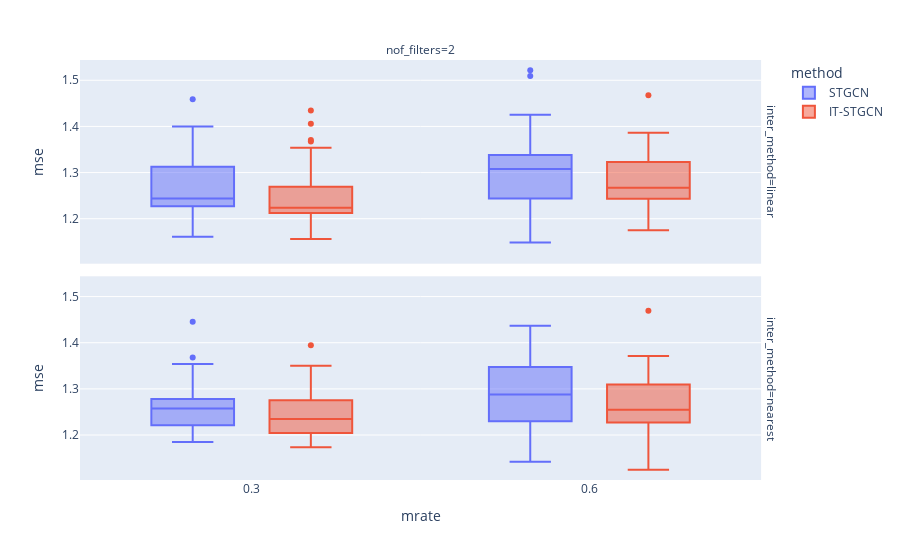

Notebook code cell kept with this figure:
### Markdown cell above
## random

### Code cell
data.query("method!='GNAR' and mtype =='rand' and lags!=2").plot.box(backend='plotly',x='mrate',color='method',y='mse',facet_col='nof_filters',facet_row='inter_method',height=800)

### Figure 1 — Plotly figure (JSON) as saved in the notebook; plotly's stock layout.template omitted (floating-point values rounded to 4 significant figures)
{"data": [{"alignmentgroup": "True", "hovertemplate": "method=STGCN<br>inter_method=linear<br>nof_filters=2<br>mrate=%{x}<br>mse=%{y}<extra></extra>", "legendgroup": "STGCN", "marker": {"color": "#636efa"}, "name": "STGCN", "notched": false, "offsetgroup": "STGCN", "orientation": "v", "showlegend": true, "type": "box", "x": [0.3, 0.6, 0.3, 0.6, 0.3, 0.6, 0.3, 0.6, 0.3, 0.6, 0.3, 0.6, 0.3, 0.6, 0.3, 0.6, 0.3, 0.6, 0.3, 0.6, 0.3, 0.6, 0.3, 0.6, 0.3, 0.6, 0.3, 0.6, 0.3, 0.6, 0.3, 0.6, 0.3, 0.6, 0.3, 0.6, 0.3, 0.6, 0.3, 0.6, 0.3, 0.6, 0.3, 0.6, 0.3, 0.6, 0.3, 0.6, 0.3, 0.6, 0.3, 0.6, 0.3, 0.6, 0.3, 0.6, 0.3, 0.6, 0.3, 0.6], "x0": " ", "xaxis": "x2", "y": [1.358, 1.273, 1.234, 1.294, 1.209, 1.161, 1.228, 1.307, 1.392, 1.29, 1.173, 1.24, 1.319, 1.315, 1.232, 1.522, 1.238, 1.328, 1.243, 1.317, 1.263, 1.367, 1.229, 1.244, 1.197, 1.309, 1.185, 1.218, 1.211, 1.406, 1.227, 1.309, 1.237, 1.276, 1.459, 1.154, 1.254, 1.269, 1.4, 1.423, 1.161, 1.324, 1.36, 1.199, 1.313, 1.338, 1.227, 1.425, 1.26, 1.285, 1.298, 1.317, 1.245, 1.379, 1.264, 1.148, 1.245, 1.213, 1.343, 1.509], "y0": " ", "yaxis": "y2"}, {"alignmentgroup": "True", "hovertemplate": "method=STGCN<br>inter_method=nearest<br>nof_filters=2<br>mrate=%{x}<br>mse=%{y}<extra></extra>", "legendgroup": "STGCN", "marker": {"color": "#636efa"}, "name": "STGCN", "notched": false, "offsetgroup": "STGCN", "orientation": "v", "showlegend": false, "type": "box", "x": [0.3, 0.6, 0.3, 0.6, 0.3, 0.6, 0.3, 0.6, 0.3, 0.6, 0.3, 0.6, 0.3, 0.6, 0.3, 0.6, 0.3, 0.6, 0.3, 0.6, 0.3, 0.6, 0.3, 0.6, 0.3, 0.6, 0.3, 0.6, 0.3, 0.6, 0.3, 0.6, 0.3, 0.6, 0.3, 0.6, 0.3, 0.6, 0.3, 0.6, 0.3, 0.6, 0.3, 0.6, 0.3, 0.6, 0.3, 0.6, 0.3, 0.6, 0.3, 0.6, 0.3, 0.6, 0.3, 0.6, 0.3, 0.6, 0.3, 0.6], "x0": " ", "xaxis": "x", "y": [1.219, 1.225, 1.252, 1.308, 1.229, 1.343, 1.202, 1.225, 1.203, 1.386, 1.262, 1.26, 1.348, 1.347, 1.271, 1.437, 1.22, 1.161, 1.289, 1.245, 1.251, 1.317, 1.278, 1.252, 1.2, 1.232, 1.252, 1.357, 1.354, 1.226, 1.217, 1.267, 1.313, 1.373, 1.445, 1.142, 1.277, 1.224, 1.221, 1.388, 1.269, 1.32, 1.269, 1.34, 1.235, 1.308, 1.279, 1.419, 1.185, 1.38, 1.278, 1.23, 1.368, 1.331, 1.245, 1.214, 1.235, 1.253, 1.274, 1.263], "y0": " ", "yaxis": "y"}, {"alignmentgroup": "True", "hovertemplate": "method=IT-STGCN<br>inter_method=linear<br>nof_filters=2<br>mrate=%{x}<br>mse=%{y}<extra></extra>", "legendgroup": "IT-STGCN", "marker": {"color": "#EF553B"}, "name": "IT-STGCN", "notched": false, "offsetgroup": "IT-STGCN", "orientation": "v", "showlegend": true, "type": "box", "x": [0.3, 0.6, 0.3, 0.6, 0.3, 0.6, 0.3, 0.6, 0.3, 0.6, 0.3, 0.6, 0.3, 0.6, 0.3, 0.6, 0.3, 0.6, 0.3, 0.6, 0.3, 0.6, 0.3, 0.6, 0.3, 0.6, 0.3, 0.6, 0.3, 0.6, 0.3, 0.6, 0.3, 0.6, 0.3, 0.6, 0.3, 0.6, 0.3, 0.6, 0.3, 0.6, 0.3, 0.6, 0.3, 0.6, 0.3, 0.6, 0.3, 0.6, 0.3, 0.6, 0.3, 0.6, 0.3, 0.6, 0.3, 0.6, 0.3, 0.6], "x0": " ", "xaxis": "x2", "y": [1.266, 1.275, 1.254, 1.284, 1.236, 1.249, 1.211, 1.263, 1.218, 1.25, 1.218, 1.337, 1.269, 1.175, 1.298, 1.193, 1.367, 1.219, 1.354, 1.285, 1.187, 1.255, 1.215, 1.261, 1.233, 1.247, 1.162, 1.351, 1.213, 1.269, 1.314, 1.386, 1.22, 1.235, 1.156, 1.375, 1.37, 1.181, 1.193, 1.208, 1.172, 1.243, 1.435, 1.241, 1.406, 1.294, 1.221, 1.361, 1.185, 1.323, 1.249, 1.278, 1.215, 1.468, 1.218, 1.315, 1.252, 1.265, 1.227, 1.331], "y0": " ", "yaxis": "y2"}, {"alignmentgroup": "True", "hovertemplate": "method=IT-STGCN<br>inter_method=nearest<br>nof_filters=2<br>mrate=%{x}<br>mse=%{y}<extra></extra>", "legendgroup": "IT-STGCN", "marker": {"color": "#EF553B"}, "name": "IT-STGCN", "notched": false, "offsetgroup": "IT-STGCN", "orientation": "v", "showlegend": false, "type": "box", "x": [0.3, 0.6, 0.3, 0.6, 0.3, 0.6, 0.3, 0.6, 0.3, 0.6, 0.3, 0.6, 0.3, 0.6, 0.3, 0.6, 0.3, 0.6, 0.3, 0.6, 0.3, 0.6, 0.3, 0.6, 0.3, 0.6, 0.3, 0.6, 0.3, 0.6, 0.3, 0.6, 0.3, 0.6, 0.3, 0.6, 0.3, 0.6, 0.3, 0.6, 0.3, 0.6, 0.3, 0.6, 0.3, 0.6, 0.3, 0.6, 0.3, 0.6, 0.3, 0.6, 0.3, 0.6, 0.3, 0.6, 0.3, 0.6, 0.3, 0.6], "x0": " ", "xaxis": "x", "y": [1.234, 1.156, 1.201, 1.247, 1.189, 1.25, 1.197, 1.26, 1.237, 1.371, 1.229, 1.217, 1.204, 1.322, 1.347, 1.227, 1.245, 1.194, 1.261, 1.304, 1.271, 1.309, 1.264, 1.222, 1.2, 1.231, 1.235, 1.125, 1.195, 1.245, 1.225, 1.302, 1.254, 1.263, 1.173, 1.36, 1.225, 1.312, 1.224, 1.265, 1.35, 1.273, 1.394, 1.307, 1.18, 1.248, 1.21, 1.239, 1.285, 1.231, 1.333, 1.31, 1.331, 1.469, 1.275, 1.21, 1.235, 1.325, 1.315, 1.224], "y0": " ", "yaxis": "y"}], "layout": {"annotations": [{"font": {}, "showarrow": false, "text": "nof_filters=2", "x": 0.49, "xanchor": "center", "xref": "paper", "y": 1, "yanchor": "bottom", "yref": "paper"}, {"font": {}, "showarrow": false, "text": "inter_method=nearest", "textangle": 90, "x": 0.98, "xanchor": "left", "xref": "paper", "y": 0.2425, "yanchor": "middle", "yref": "paper"}, {"font": {}, "showarrow": false, "text": "inter_method=linear", "textangle": 90, "x": 0.98, "xanchor": "left", "xref": "paper", "y": 0.7575, "yanchor": "middle", "yref": "paper"}], "autosize": true, "boxmode": "group", "legend": {"title": {"text": "method"}, "tracegroupgap": 0}, "margin": {"t": 60}, "xaxis": {"anchor": "y", "autorange": true, "domain": [0, 0.98], "range": [0.1489, 0.7511], "title": {"text": "mrate"}, "type": "linear"}, "xaxis2": {"anchor": "y2", "autorange": true, "domain": [0, 0.98], "matches": "x", "range": [0.1489, 0.7511], "showticklabels": false, "type": "linear"}, "yaxis": {"anchor": "x", "autorange": true, "domain": [0, 0.485], "range": [1.103, 1.544], "title": {"text": "mse"}, "type": "linear"}, "yaxis2": {"anchor": "x2", "autorange": true, "domain": [0.515, 1], "matches": "y", "range": [1.103, 1.544], "title": {"text": "mse"}, "type": "linear"}}}
